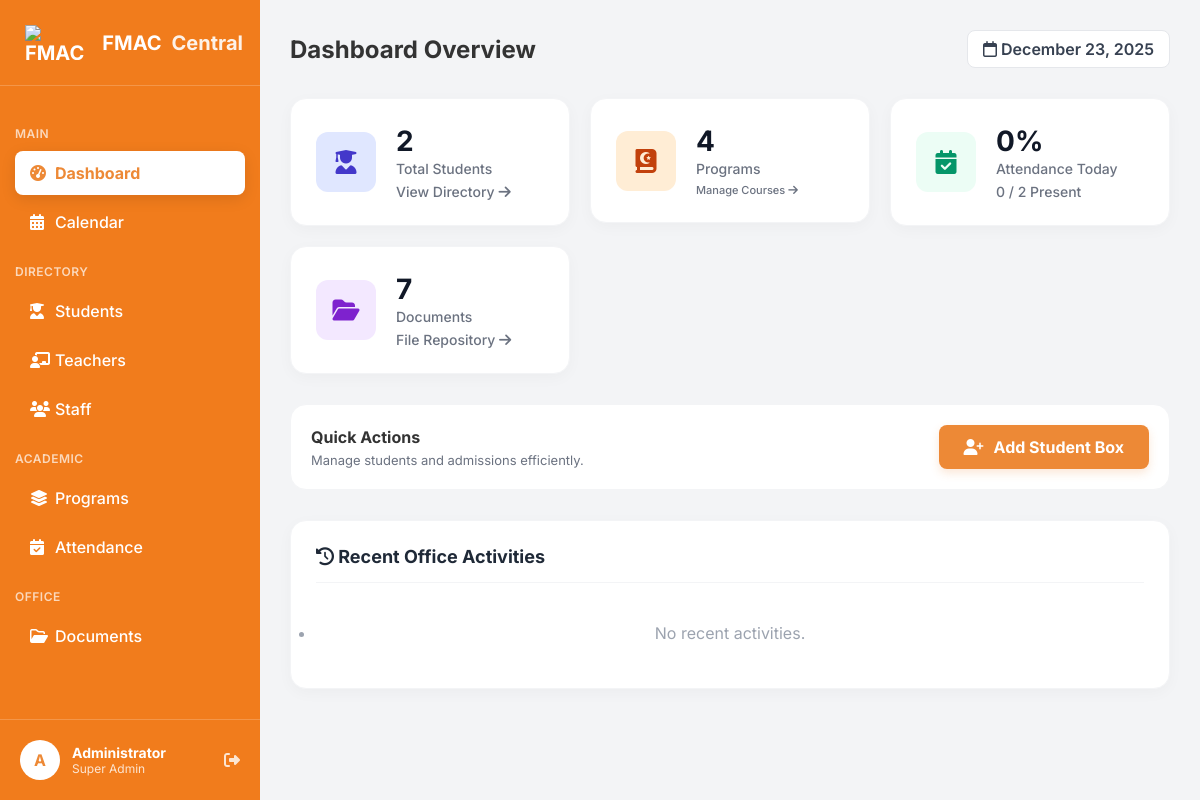
Page /dashboard.php (signed in) on the earlier database version.
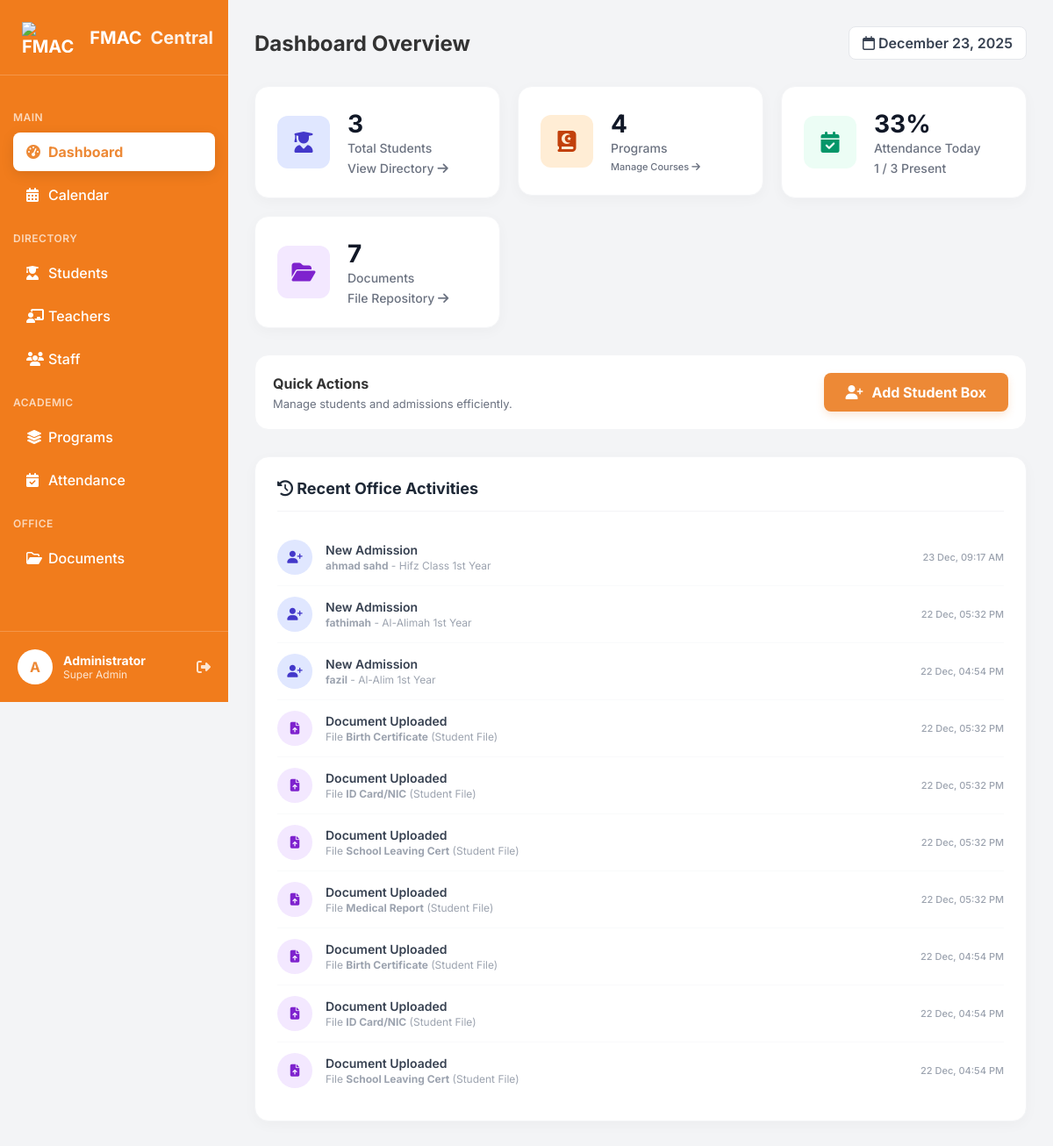
Same page on the later database version.
### tables this page shows
CREATE TABLE `students` (
  `student_id` int(11) NOT NULL,
  `full_name` varchar(100) NOT NULL,
  `gender` enum('Male','Female') DEFAULT NULL,
  `dob` date DEFAULT NULL,
  `blood_group` varchar(5) DEFAULT NULL,
  `admission_no` varchar(20) DEFAULT NULL,
  `class_year` varchar(50) DEFAULT NULL,
  `status` enum('Active','Inactive','Graduated') DEFAULT 'Active',
  `admission_date` date DEFAULT NULL,
  `created_at` timestamp NOT NULL DEFAULT current_timestamp(),
  `phone` varchar(20) DEFAULT NULL,
  `emergency_phone` varchar(20) DEFAULT NULL,
  `email` varchar(100) DEFAULT NULL,
  `address` text DEFAULT NULL,
  `health_issues` text DEFAULT NULL,
  `photo` text DEFAULT NULL,
  `father_name` varchar(100) DEFAULT NULL,
  `mother_name` varchar(100) DEFAULT NULL
);

CREATE TABLE `documents` (
  `doc_id` int(11) NOT NULL,
  `title` varchar(100) NOT NULL,
  `file_path` text DEFAULT NULL,
  `uploaded_by` int(11) DEFAULT NULL,
  `uploaded_at` timestamp NOT NULL DEFAULT current_timestamp(),
  `category` varchar(50) DEFAULT 'General',
  `file_type` varchar(10) DEFAULT NULL,
  `file_size` varchar(20) DEFAULT NULL,
  `is_starred` tinyint(1) DEFAULT 0,
  `student_id` int(11) DEFAULT NULL
);

### dashboard.php (the view, shortened to what this page needs)
<?php
include 'db_conn.php';
$today_date = date('Y-m-d');
$student_query = "SELECT COUNT(*) as total FROM students";
$student_data = mysqli_fetch_assoc(mysqli_query($conn, $student_query));
$total_students = isset($student_data['total']) ? intval($student_data['total']) : 0;
$att_query = "SELECT COUNT(DISTINCT student_id) as present_count FROM attendance WHERE date = '$today_date' AND status = 'Present'";
$att_data = mysqli_fetch_assoc(mysqli_query($conn, $att_query));
$present_today = isset($att_data['present_count']) ? intval($att_data['present_count']) : 0;
$active_students_query = "SELECT COUNT(*) as total FROM students WHERE status='Active'";
$active_data = mysqli_fetch_assoc(mysqli_query($conn, $active_students_query));
$active_count = $active_data['total'];
$att_percentage = ($active_count > 0) ? round(($present_today / $active_count) * 100) : 0;
$doc_query = "SELECT COUNT(*) as total FROM documents";
$doc_data = mysqli_fetch_assoc(mysqli_query($conn, $doc_query));
$total_docs = isset($doc_data['total']) ? intval($doc_data['total']) : 0;
$prog_query = "SELECT COUNT(*) as total FROM programs";
$prog_data = mysqli_fetch_assoc(mysqli_query($conn, $prog_query));
$total_programs = isset($prog_data['total']) ? intval($prog_data['total']) : 0;
$recent_students = mysqli_query($conn, "SELECT full_name, class_year, created_at FROM students WHERE created_at >= NOW() - INTERVAL 1 DAY ORDER BY created_at DESC");
$recent_docs = mysqli_query($conn, "SELECT title, category, uploaded_at FROM documents WHERE uploaded_at >= NOW() - INTERVAL 1 DAY ORDER BY uploaded_at DESC");
?>
<!DOCTYPE html>
<html lang="en">
<head>
    <link rel="stylesheet" href="https://cdnjs.cloudflare.com/ajax/libs/font-awesome/6.4.0/css/all.min.css">
    <link rel="stylesheet" href="dashboard.css">
</head>
<body>
    <div class="dashboard-container">
        <?php $page = 'dashboard';
        include 'sidebar.php'; ?>
        <main class="main-content">
            <header class="top-header">
                <h2>Dashboard Overview</h2>
                <div class="header-right">
                    <div style="background:white; padding:8px 15px; border-radius:8px; border:1px solid #E5E7EB; font-weight:600; color:#374151;">
                        <i class="fa-regular fa-calendar"></i> <?php echo date('F d, Y'); ?>
                    </div>
                </div>
            </header>
            <div class="cards-grid">
                <a href="students.php" class="card-link">
                    <div class="card">
                        <div class="card-icon bg-blue"><i class="fa-solid fa-user-graduate"></i></div>
                        <div class="card-info">
                            <h3><?php echo $total_students; ?></h3>
                            <span>Total Students</span>
                            <span class="card-subtext">View Directory <i class="fa-solid fa-arrow-right"></i></span>
                        </div>
                    </div>
                </a>
                <a href="programs.php" class="card-link">
                    <div class="card">
                        <div class="card-icon bg-orange"><i class="fa-solid fa-book-quran"></i></div>
                        <div class="card-info">
                            <h3><?php echo $total_programs; ?></h3>
                            <span>Programs</span>
                            <span style="font-size:11px; color:#6B7280; margin-top:5px; display:block;">Manage Courses <i class="fa-solid fa-arrow-right"></i></span>
                        </div>
                    </div>
                </a>
                <a href="attendance.php" class="card-link">
                    <div class="card">
                        <div class="card-icon bg-green"><i class="fa-solid fa-calendar-check"></i></div>
                        <div class="card-info">
                            <h3><?php echo $att_percentage; ?>%</h3>
                            <span>Attendance Today</span>
                            <span class="card-subtext"><?php echo $present_today; ?> / <?php echo $active_count; ?> Present</span>
                        </div>
                    </div>
                </a>
                <a href="documents.php" class="card-link">
                    <div class="card">
                        <div class="card-icon bg-purple"><i class="fa-solid fa-folder-open"></i></div>
                        <div class="card-info">
                            <h3><?php echo $total_docs; ?></h3>
                            <span>Documents</span>
                            <span class="card-subtext">File Repository <i class="fa-solid fa-arrow-right"></i></span>
                        </div>
                    </div>
                </a>
            </div>
            <div class="shortcut-bar">
                <div>
                    <h3 style="margin:0; font-size:16px;">Quick Actions</h3>
                    <p style="margin:5px 0 0; color:#6B7280; font-size:13px;">Manage students and admissions efficiently.</p>
                </div>
                <a href="add_student.php" class="sc-btn">
                    <i class="fa-solid fa-user-plus"></i> Add Student Box
                </a>
            </div>
            <div class="activity-section">
                <h3 class="section-title"><i class="fa-solid fa-clock-rotate-left"></i> Recent Office Activities</h3>
                <ul class="activity-list">
                    <?php if (mysqli_num_rows($recent_students) > 0): ?>
                        <?php while ($rs = mysqli_fetch_assoc($recent_students)):
                            $time_label = date('d M, h:i A', strtotime($rs['created_at'])); ?>
                            <li class="activity-item">
                                <div class="act-icon bg-blue"><i class="fa-solid fa-user-plus"></i></div>
                                <div class="act-details">
                                    <h4>New Admission</h4>
                                    <p><b><?php echo $rs['full_name']; ?></b> - <?php echo $rs['class_year']; ?></p>
                                </div>
                                <span class="act-time"><?php echo $time_label; ?></span>
                            </li>
                        <?php endwhile; ?>
                    <?php endif; ?>
                    <?php if (mysqli_num_rows($recent_docs) > 0): ?>
                        <?php while ($rd = mysqli_fetch_assoc($recent_docs)):
                            $time_label = date('d M, h:i A', strtotime($rd['uploaded_at'])); ?>
                            <li class="activity-item">
                                <div class="act-icon bg-purple"><i class="fa-solid fa-file-arrow-up"></i></div>
                                <div class="act-details">
                                    <h4>Document Uploaded</h4>
                                    <p>File <b><?php echo $rd['title']; ?></b> (<?php echo $rd['category']; ?>)</p>
                                </div>
                                <span class="act-time"><?php echo $time_label; ?></span>
                            </li>
                        <?php endwhile; ?>
                    <?php endif; ?>
                    <?php if (mysqli_num_rows($recent_students) == 0 && mysqli_num_rows($recent_docs) == 0) { ?>
                        <li style="text-align:center; color:#9CA3AF; padding:20px;">No recent activities.</li>
                    <?php } ?>
                </ul>
            </div>
        </main>
    </div>
</body>
</html>

### sidebar.php
<aside class="sidebar">
    <div class="sidebar-header">
        <div class="logo-text">
            <img src="logo.png" alt="FMAC Logo" style="height: 35px; width: auto; margin-right: 8px; vertical-align: middle;">
            FMAC <span>Central</span>
        </div>
    </div>
    <nav class="sidebar-menu">
        <p class="menu-label">Main</p>
        <a href="dashboard.php" class="menu-item <?php if ($page == 'dashboard') {
                                                        echo 'active';
                                                    } ?>">
            <i class="fa-solid fa-gauge-high"></i> Dashboard
        </a>
        <a href="calendar.php" class="menu-item <?php if ($page == 'calendar') {
                                                    echo 'active';
                                                } ?>">
            <i class="fa-solid fa-calendar-days"></i> Calendar
        </a>
        <p class="menu-label">Directory</p>
        <a href="students.php" class="menu-item <?php if ($page == 'students') {
                                                    echo 'active';
                                                } ?>">
            <i class="fa-solid fa-user-graduate"></i> Students
        </a>
        <a href="teachers.php" class="menu-item <?php if ($page == 'teachers') {
                                                    echo 'active';
                                                } ?>">
            <i class="fa-solid fa-chalkboard-user"></i> Teachers
        </a>
        <a href="staff.php" class="menu-item <?php if ($page == 'staff') {
                                                    echo 'active';
                                                } ?>">
            <i class="fa-solid fa-users"></i> Staff
        </a>
        <p class="menu-label">Academic</p>
        <a href="programs.php" class="menu-item <?php if ($page == 'programs') {
                                                    echo 'active';
                                                } ?>">
            <i class="fa-solid fa-layer-group"></i> Programs
        </a>
        <a href="attendance.php" class="menu-item <?php if ($page == 'attendance') {
                                                        echo 'active';
                                                    } ?>">
            <i class="fa-solid fa-calendar-check"></i> Attendance
        </a>
        <p class="menu-label">Office</p>
        <a href="documents.php" class="menu-item <?php if ($page == 'documents') {
                                                        echo 'active';
                                                    } ?>">
            <i class="fa-regular fa-folder-open"></i> Documents
        </a>
    </nav>
    <div class="sidebar-footer">
        <div class="user-profile">
            <div class="user-avatar">A</div>
            <div class="user-info">
                <h4>Administrator</h4>
                <p>Super Admin</p>
            </div>
            <a href="logout.php" class="logout-btn"><i class="fa-solid fa-right-from-bracket"></i></a>
        </div>
    </div>
</aside>

### dashboard.css (style rules this page uses)
* { margin: 0; padding: 0; box-sizing: border-box; font-family: 'Inter', sans-serif; }
body { background-color: #F3F4F6; color: #333; }
.dashboard-container { display: flex; min-height: 100vh; }
.sidebar { width: 260px; background-color: #f17c1c; color: white; display: flex; flex-direction: column; position: fixed; height: 100vh; }
.sidebar-header { padding: 25px; border-bottom: 1px solid rgba(255, 255, 255, 0.2); }
.logo-text { font-size: 20px; font-weight: 700; color: white; display: flex; align-items: center; gap: 10px; }
.logo-text span { color: white; opacity: 0.9; }
.sidebar-menu { flex: 1; padding: 20px 15px; overflow-y: auto; }
.menu-label { font-size: 12px; text-transform: uppercase; margin-bottom: 10px; margin-top: 20px; font-weight: 600; letter-spacing: 0.5px; color: rgba(255, 255, 255, 0.7); }
.menu-item { display: flex; align-items: center; padding: 12px 15px; text-decoration: none; color: white; border-radius: 8px; margin-bottom: 5px; transition: all 0.3s; font-weight: 500; }
.menu-item i { width: 25px; }
.menu-item.active { background-color: white; color: #ED8936; box-shadow: 0 4px 15px rgba(0, 0, 0, 0.1); font-weight: 700; }
.sidebar-footer { padding: 20px; border-top: 1px solid rgba(255, 255, 255, 0.2); }
.user-profile { display: flex; align-items: center; gap: 12px; }
.user-avatar { width: 40px; height: 40px; background-color: white; color: #ED8936; border-radius: 50%; display: flex; justify-content: center; align-items: center; font-weight: bold; }
.user-info h4 { color: white; font-size: 14px; }
.user-info p { font-size: 12px; color: rgba(255, 255, 255, 0.8); }
.logout-btn { margin-left: auto; color: rgba(255, 255, 255, 0.8); transition: 0.2s; }
.main-content { margin-left: 260px; flex: 1; padding: 30px; }
.top-header { display: flex; justify-content: space-between; align-items: center; margin-bottom: 30px; }
.top-header h2 { font-size: 24px; font-weight: 700; }
.header-right { display: flex; align-items: center; gap: 20px; }
.activity-item { display: flex; align-items: center; gap: 15px; padding: 15px 0; border-bottom: 1px solid #F3F4F6; }

### dashboard.php (style rules this page uses)
.cards-grid { display: grid; grid-template-columns: repeat(auto-fit, minmax(240px, 1fr)); gap: 20px; margin-bottom: 30px; }
.card-link { text-decoration: none; color: inherit; display: block; transition: transform 0.2s; }
.card { background: white; padding: 25px; border-radius: 16px; border: 1px solid #F3F4F6; box-shadow: 0 4px 15px rgba(0, 0, 0, 0.03); display: flex; align-items: center; gap: 20px; }
.card-icon { width: 60px; height: 60px; border-radius: 12px; display: flex; align-items: center; justify-content: center; font-size: 24px; }
.card-info h3 { font-size: 28px; font-weight: 700; margin: 0; color: #111827; }
.card-info span { font-size: 14px; color: #6B7280; font-weight: 500; }
.card-subtext { font-size: 12px; color: #059669; font-weight: 600; margin-top: 5px; display: block; }
.activity-section { background: white; border-radius: 16px; padding: 25px; border: 1px solid #F3F4F6; box-shadow: 0 4px 15px rgba(0, 0, 0, 0.03); margin-top: 30px; }
.section-title { font-size: 18px; font-weight: 700; color: #1F2937; margin-bottom: 20px; border-bottom: 1px solid #F3F4F6; padding-bottom: 15px; }
.activity-item { display: flex; align-items: center; gap: 15px; padding: 12px 0; border-bottom: 1px solid #F9FAFB; }
.activity-item:last-child { border-bottom: none; }
.act-icon { width: 40px; height: 40px; border-radius: 50%; display: flex; align-items: center; justify-content: center; font-size: 14px; flex-shrink: 0; }
.act-details h4 { font-size: 14px; font-weight: 600; color: #374151; margin: 0; }
.act-details p { font-size: 12px; color: #9CA3AF; margin: 2px 0 0; }
.act-time { margin-left: auto; font-size: 11px; color: #9CA3AF; font-weight: 500; }
.bg-blue { background: #E0E7FF; color: #4338CA; }
.bg-green { background: #ECFDF5; color: #059669; }
.bg-orange { background: #FFEDD5; color: #C2410C; }
.bg-purple { background: #F3E8FF; color: #7E22CE; }
.shortcut-bar { background: white; padding: 20px; border-radius: 16px; border: 1px solid #F3F4F6; margin-bottom: 30px; display: flex; align-items: center; justify-content: space-between; }
.sc-btn { background: #ED8936; color: white; padding: 12px 25px; border-radius: 8px; text-decoration: none; font-weight: 700; display: inline-flex; align-items: center; gap: 10px; transition: 0.2s; box-shadow: 0 4px 10px rgba(237, 137, 54, 0.2); }

Differences in the rows shown:
added students: full_name "ahmad sahd", class_year "Hifz Class 1st Year", created_at "23 Dec, 09:17 AM"
added students: full_name "fathimah", class_year "Al-Alimah 1st Year", created_at "22 Dec, 05:32 PM"
added students: full_name "fazil", class_year "Al-Alim 1st Year", created_at "22 Dec, 04:54 PM"
added documents: title "Birth Certificate", category "Student File", uploaded_at "22 Dec, 05:32 PM"
added documents: title "ID Card/NIC", category "Student File", uploaded_at "22 Dec, 05:32 PM"
added documents: title "School Leaving Cert", category "Student File", uploaded_at "22 Dec, 05:32 PM"
added documents: title "Medical Report", category "Student File", uploaded_at "22 Dec, 05:32 PM"
added documents: title "Birth Certificate", category "Student File", uploaded_at "22 Dec, 04:54 PM"
added documents: title "ID Card/NIC", category "Student File", uploaded_at "22 Dec, 04:54 PM"
added documents: title "School Leaving Cert", category "Student File", uploaded_at "22 Dec, 04:54 PM"
Other differences:
$total_students: "2" → "3"
$att_percentage: "0" → "33"
$present_today: "0" → "1"
$active_count: "2" → "3"
text no longer shown: "No recent activities."
